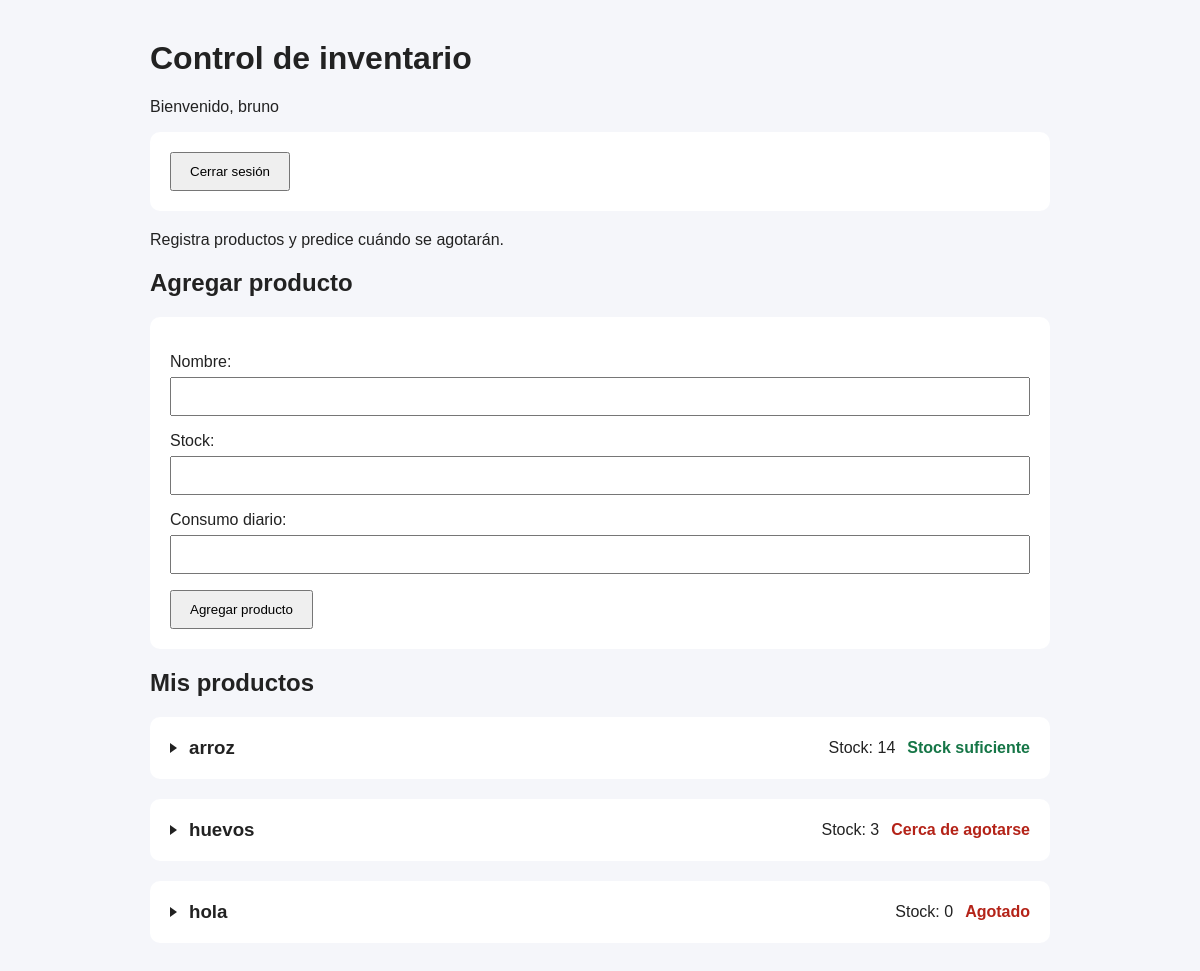
Screenshot of / (signed in) with the database file from the repository.
### inventario/models.py (models this page shows, shortened)
class Producto(models.Model):\
    usuario = models.ForeignKey(
        User,
        on_delete=models.CASCADE,
        related_name="productos"
    )
    nombre = models.CharField(max_length=100)
    stock = models.PositiveIntegerField()
    consumo_diario = models.FloatField()
    class Meta:
        constraints = [
            models.UniqueConstraint(
                fields=["usuario", "nombre"],
                name="producto_unico_por_usuario"
            )
        ]
    def dias_restantes(self):
        consumo_diario = self.consumo_diario_promedio()
        if consumo_diario <= 0:
            return None
        return self.stock / consumo_diario
    def consumo_diario_promedio(self):
        ventas = getattr(self, "historial_ventas", None)
        if ventas is None:
            ventas = list(self.ventas.all())
        if not ventas:
            return self.consumo_diario
        unidades_vendidas = sum(venta.cantidad for venta in ventas)
        primera_venta = min(
            venta.fecha_venta for venta in ventas
        )
        dias_transcurridos = max(
            (timezone.localdate() - primera_venta).days + 1,
            1
        )
        return unidades_vendidas / dias_transcurridos
    @property
    def hora_promedio_compra(self):
        ventas = getattr(self, "historial_ventas", None)
        if ventas is None:
            ventas = list(self.ventas.all())
        if not ventas:
            return None
        angulos = []
        for venta in ventas:
            if venta.hora_venta is None:
                continue
            minutos_del_dia = venta.hora_venta.hour * 60 + venta.hora_venta.minute
            angulos.append(2 * math.pi * minutos_del_dia / 1440)
        if not angulos:
            return None
        seno = sum(math.sin(angulo) for angulo in angulos)
        coseno = sum(math.cos(angulo) for angulo in angulos)
        if math.isclose(seno, 0, abs_tol=1e-12) and math.isclose(
            coseno, 0, abs_tol=1e-12
        ):
            return None
        minutos = round(
            (math.atan2(seno, coseno) % (2 * math.pi)) * 1440 / (2 * math.pi)
        ) % 1440
        return time(minutos // 60, minutos % 60)
    def cerca_de_agotarse(self):
        dias = self.dias_restantes()
        return dias is not None and dias <= 3

### inventario/views.py (the view)
# urls.py: path("", views.inicio, name="inicio"),
@login_required
def inicio(request):
    if request.method == "POST":
        form = ProductoForm(
            request.POST,
            usuario=request.user
        )
        if form.is_valid():
            producto = form.save(commit=False)
            producto.usuario = request.user
            producto.save()
            return redirect("inicio")
    else:
        form = ProductoForm(usuario=request.user)
    return render_inicio(request, form)

### inventario/forms.py (shortened to what this page needs)
class ProductoForm(forms.ModelForm):
    def __init__(self, *args, **kwargs):
        self.usuario = kwargs.pop("usuario")
        super().__init__(*args, **kwargs)
    class Meta:
        model = Producto
        fields = [
            "nombre",
            "stock",
            "consumo_diario",
        ]

### templates/inventario/inicio.html (shortened to what this page needs)
<!DOCTYPE html>
<html lang="es">
<head>
    <h1>Control de inventario</h1>
    <p>Bienvenido, {{ request.user.username }}</p>
    <form method="post" action="{% url 'logout' %}">
        <button type="submit">Cerrar sesión</button>
    </form>
</head>
<body>
    <p>Registra productos y predice cuándo se agotarán.</p>
    <h2>Agregar producto</h2>
    <form method="post">
        {{ form.as_p }}
        <button type="submit">Agregar producto</button>
    </form>
    <h2>Mis productos</h2>
    {% for producto in productos %}
        <details class="producto"
                {% if producto.compra_form.cantidad.errors or producto.consumo_form.cantidad.errors %}open{% endif %}>
            <summary class="producto-resumen">
                <span class="producto-nombre" title="{{ producto.nombre }}">{{ producto.nombre }}</span>
                <span class="producto-stock">Stock: {{ producto.stock }}</span>
                <span class="producto-estado {% if producto.stock == 0 or producto.cerca_de_agotarse %}estado-alerta{% elif producto.dias_restantes is None %}estado-sin-prediccion{% else %}estado-normal{% endif %}">
                    {% if producto.stock == 0 %}
                        Agotado
                    {% elif producto.dias_restantes is None %}
                        Sin predicción
                    {% elif producto.cerca_de_agotarse %}
                        Cerca de agotarse
                    {% else %}
                        Stock suficiente
                    {% endif %}
                </span>
            </summary>
        </details>
    {% empty %}
        <p>Aún no has agregado productos.</p>
    {% endfor %}
</body>
</html>

### templates/inventario/inicio.html (style rules this page uses)
body { font-family: Arial, sans-serif; max-width: 900px; margin: 40px auto; padding: 0 20px; background: #f5f6fa; color: #222; }
form, .producto { background: white; padding: 20px; margin-bottom: 20px; border-radius: 10px; }
input { display: block; width: 100%; box-sizing: border-box; padding: 10px; margin: 6px 0 14px; }
button { padding: 10px 18px; cursor: pointer; }
.producto-resumen { display: grid; grid-template-columns: auto minmax(0, 1fr) auto auto; align-items: center; gap: 12px; cursor: pointer; list-style: none; }
.producto-resumen::before { width: 0; height: 0; border-top: 5px solid transparent; border-bottom: 5px solid transparent; border-left: 7px solid currentColor; content: ""; transition: transform 0.2s ease; }
.producto-nombre { overflow: hidden; font-size: 1.17em; font-weight: bold; text-overflow: ellipsis; white-space: nowrap; }
.producto-stock, .producto-estado { white-space: nowrap; }
.producto-estado { font-weight: bold; }
.estado-alerta { color: #b42318; }
.estado-normal { color: #167647; }

### rows the page displays
Producto: nombre "arroz", stock "14", shows "Stock suficiente"
Producto: nombre "huevos", stock "3", shows "Cerca de agotarse"
Producto: nombre "hola", stock "0", shows "Agotado"

### other values shown
{{ request.user.username }} "bruno"
